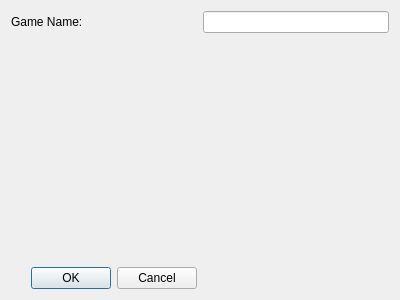
<?xml version="1.0" encoding="UTF-8"?>
<ui version="4.0">
 <class>NewGameDialog</class>
 <widget class="QDialog" name="NewGameDialog">
  <property name="geometry">
   <rect>
    <x>0</x>
    <y>0</y>
    <width>400</width>
    <height>300</height>
   </rect>
  </property>
  <property name="windowTitle">
   <string>Dialog</string>
  </property>
  <layout class="QGridLayout" name="gridLayout">
   <item row="1" column="1">
    <spacer name="horizontalSpacer">
     <property name="orientation">
      <enum>Qt::Horizontal</enum>
     </property>
     <property name="sizeHint" stdset="0">
      <size>
       <width>40</width>
       <height>20</height>
      </size>
     </property>
    </spacer>
   </item>
   <item row="0" column="0">
    <widget class="QLabel" name="label">
     <property name="text">
      <string>Game Name:</string>
     </property>
    </widget>
   </item>
   <item row="3" column="0">
    <widget class="QDialogButtonBox" name="buttonBox">
     <property name="orientation">
      <enum>Qt::Horizontal</enum>
     </property>
     <property name="standardButtons">
      <set>QDialogButtonBox::Cancel|QDialogButtonBox::Ok</set>
     </property>
    </widget>
   </item>
   <item row="1" column="0">
    <spacer name="verticalSpacer">
     <property name="orientation">
      <enum>Qt::Vertical</enum>
     </property>
     <property name="sizeHint" stdset="0">
      <size>
       <width>20</width>
       <height>40</height>
      </size>
     </property>
    </spacer>
   </item>
   <item row="0" column="1">
    <widget class="QLineEdit" name="gameName_lineEdit"/>
   </item>
   <item row="2" column="0">
    <widget class="QLabel" name="error_label">
     <property name="styleSheet">
      <string notr="true">color: rgb(255, 0, 0);</string>
     </property>
     <property name="text">
      <string/>
     </property>
    </widget>
   </item>
  </layout>
 </widget>
 <resources/>
 <connections>
  <connection>
   <sender>buttonBox</sender>
   <signal>accepted()</signal>
   <receiver>NewGameDialog</receiver>
   <slot>accept()</slot>
   <hints>
    <hint type="sourcelabel">
     <x>248</x>
     <y>254</y>
    </hint>
    <hint type="destinationlabel">
     <x>157</x>
     <y>274</y>
    </hint>
   </hints>
  </connection>
  <connection>
   <sender>buttonBox</sender>
   <signal>rejected()</signal>
   <receiver>NewGameDialog</receiver>
   <slot>reject()</slot>
   <hints>
    <hint type="sourcelabel">
     <x>316</x>
     <y>260</y>
    </hint>
    <hint type="destinationlabel">
     <x>286</x>
     <y>274</y>
    </hint>
   </hints>
  </connection>
 </connections>
</ui>
